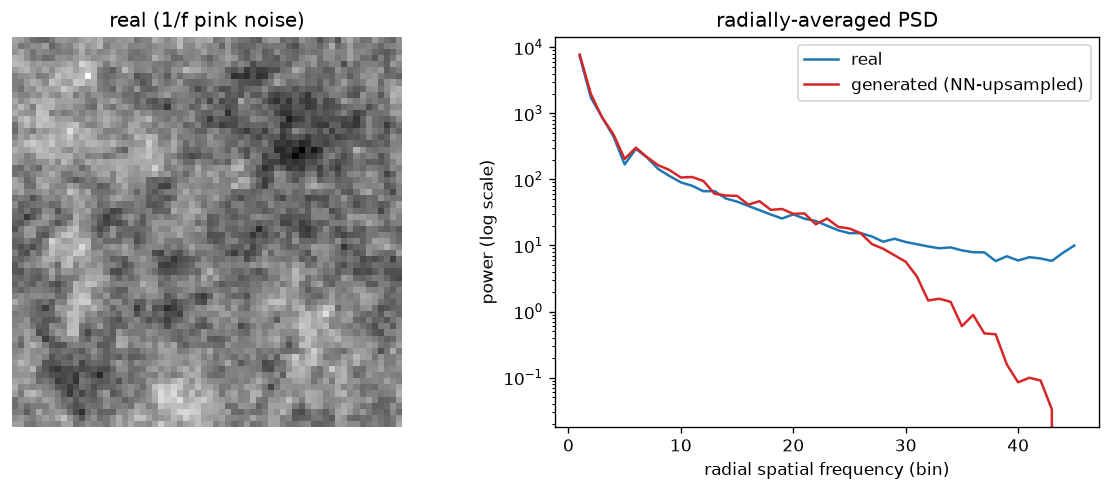

Reproduce this figure in Python.
"""
Day 112 -- Evaluation, benchmarks & pitfalls
Signal Lab: radially-averaged power spectral density (PSD) as a spectral
evaluation metric that catches generative-model artifacts pixel-space
metrics (FID/IS) can miss.

Synthetic-only, no downloads. Seeds fixed for reproducibility.
"""
import numpy as np
import matplotlib.pyplot as plt

np.random.seed(42)

N = 64  # small synthetic image side length


def radial_psd(img):
    """Radially-averaged power spectral density of a 2D image."""
    F = np.fft.fftshift(np.fft.fft2(img))
    power = np.abs(F) ** 2

    cy, cx = N // 2, N // 2
    y, x = np.indices((N, N))
    r = np.sqrt((x - cx) ** 2 + (y - cy) ** 2).astype(int)

    r_max = r.max()
    radial_mean = np.zeros(r_max + 1)
    for radius in range(r_max + 1):
        mask = r == radius
        if mask.any():
            radial_mean[radius] = power[mask].mean()
    return radial_mean


# "real" image: natural images are ~1/f (pink-noise) in the frequency domain.
# Build one directly in the frequency domain, then inverse-FFT to pixel space.
freqs_y = np.fft.fftfreq(N).reshape(-1, 1)
freqs_x = np.fft.fftfreq(N).reshape(1, -1)
radius = np.sqrt(freqs_y ** 2 + freqs_x ** 2)
radius[0, 0] = radius[0, 0] + 1e-6  # avoid divide-by-zero at DC

pink_spectrum = 1.0 / (radius ** 1.0)
random_phase = np.exp(2j * np.pi * np.random.rand(N, N))
real_img = np.real(np.fft.ifft2(pink_spectrum * random_phase))
real_img = (real_img - real_img.min()) / (real_img.max() - real_img.min())

# "generated" image: same pink-noise content, but pass it through a
# nearest-neighbor 2x upsample (a cheap stand-in for a transposed-conv /
# checkerboard-artifact decoder) -- this stamps a periodic high-frequency
# comb onto the spectrum that FID/IS on their own would likely miss.
small = real_img[::2, ::2]
generated_img = np.repeat(np.repeat(small, 2, axis=0), 2, axis=1)

psd_real = radial_psd(real_img)
psd_fake = radial_psd(generated_img)

fig, axes = plt.subplots(1, 2, figsize=(10, 4.2))

axes[0].imshow(real_img, cmap="gray")
axes[0].set_title("real (1/f pink noise)")
axes[0].axis("off")

freqs = np.arange(len(psd_real))
axes[1].plot(freqs[1:], psd_real[1:], label="real", color="#1f77b4")
axes[1].plot(freqs[1:], psd_fake[1:], label="generated (NN-upsampled)", color="#d62728")
axes[1].set_yscale("log")
axes[1].set_xlabel("radial spatial frequency (bin)")
axes[1].set_ylabel("power (log scale)")
axes[1].set_title("radially-averaged PSD")
axes[1].legend()

plt.tight_layout()
plt.savefig("graph_DAY_112.png", dpi=120, bbox_inches="tight")
